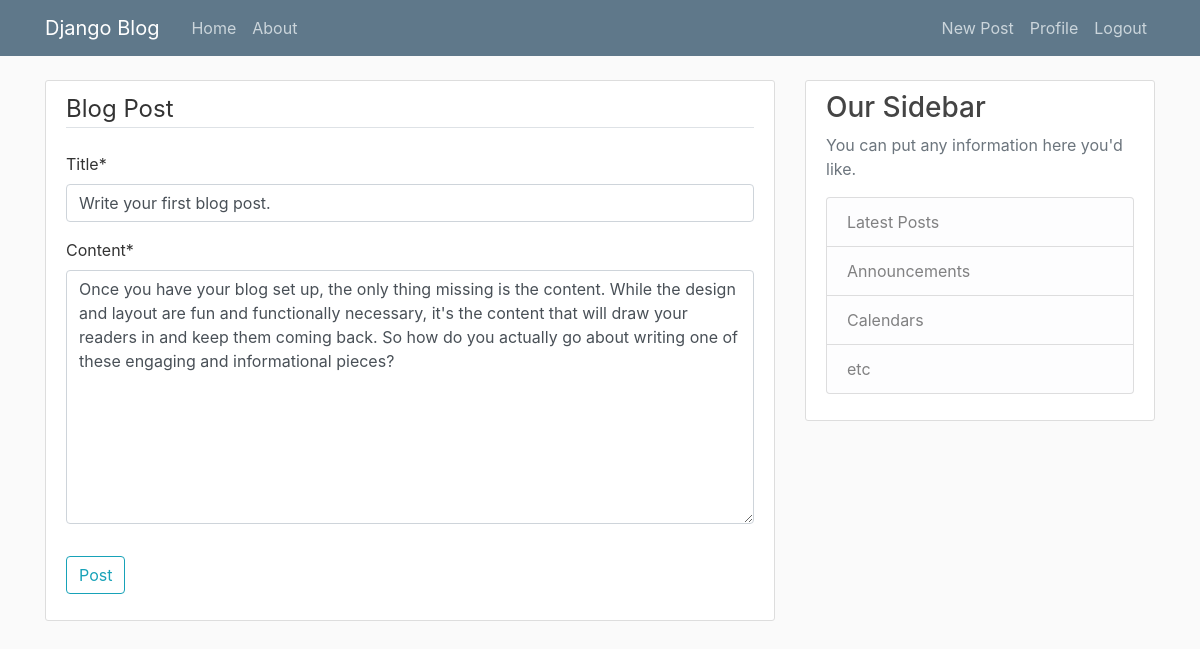
The app's page /post/14/update/ (signed in) with its own data.
### blog/models.py (models this page shows, shortened)
class Post(models.Model):
    title = models.CharField(max_length=100)
    content = models.TextField()
    date_posted = models.DateTimeField(default=timezone.now)
    author = models.ForeignKey(User,on_delete=models.CASCADE)

### blog/views.py (the view, shortened to what this page needs)
# urls.py: path('post/<int:pk>/update/',PostUpdateView.as_view(),name='post-update'),
class PostUpdateView(LoginRequiredMixin, UserPassesTestMixin, UpdateView):
    model = Post
    fields = ['title','content']
    def test_func(self):
        post = self.get_object()
        if self.request.user == post.author:
            return True
        return False

### blog/templates/blog/post_form.html (shortened to what this page needs)
{% extends "blog/base.html" %}
{%load crispy_forms_tags%}
{% block content %}
    <div class='content-section'>
        <form method='POST'>
            <fieldset class='form-group'>
                <legend class='border-bottom mb-4'>Blog Post</legend>
                {{form|crispy}}
            </fieldset>
            <div class='form-group'>
                <button class='btn btn-outline-info' type='submit'>Post</button>
            </div>
        </form>
    </div>
{% endblock content %}

### blog/static/blog/main.css (style rules this page uses)
body { background: #fafafa; color: #333333; margin-top: 5rem; }
.content-section { background: #ffffff; padding: 10px 20px; border: 1px solid #dddddd; border-radius: 3px; margin-bottom: 20px; }

### records on screen
Post: title "Write your first blog post.", content "Once you have your blog set up, the only thing missing is the content. While the design and layout are fun and functionally necessary, it's the content that will draw your readers in and keep them coming back. So how do you actually go about writing one of these engaging and informational pieces?"
